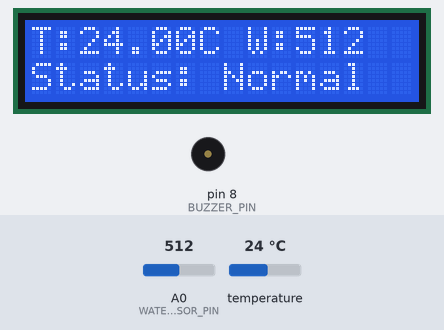
Bench run of a sketch on a simulated Arduino Uno, built with avr-gcc and run on an emulated ATmega328P. Parts: 16×2 character LCD, buzzer (waves = sounding). The test bench sets the inputs (shaded band); at power-on: temperature 24 °C, A0 (WATER_SENSOR_PIN) = 512. What the sketch prints to the serial monitor is not drawn.

Above: at 1.2 s.
1.3 s: temperature set to 29.6 °C
At 3.6 s:
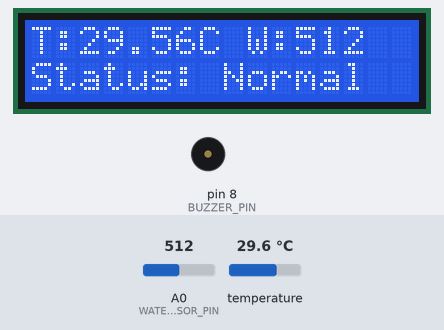
4.1 s: temperature set to 30.8 °C
At 5.9 s:
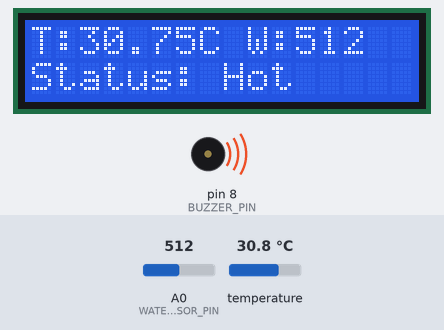
6.6 s: A0 (WATER_SENSOR_PIN) set to 716
At 9.2 s:
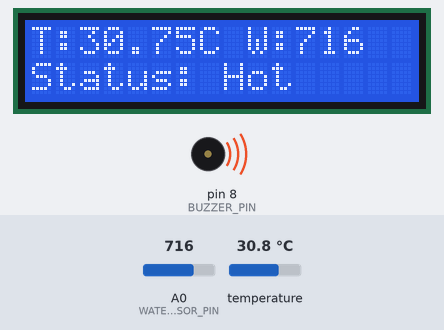
9.5 s: A0 (WATER_SENSOR_PIN) set to 900
At 10.5 s:
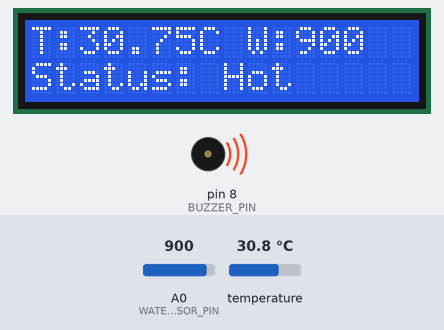
12.0 s: temperature set to 12 °C
At 14.0 s:
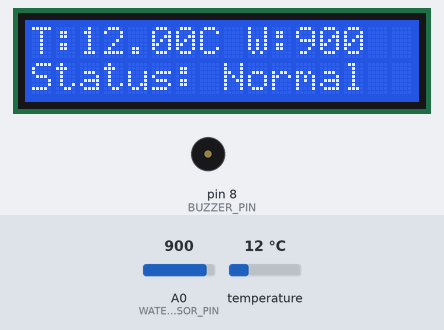
14.9 s: A0 (WATER_SENSOR_PIN) set to 1023
At 16.4 s:
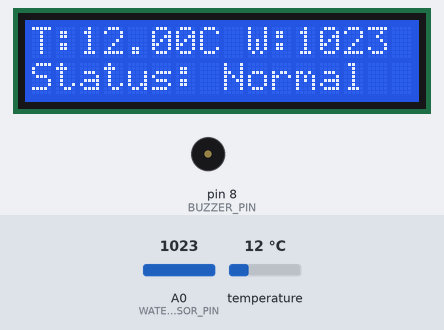
Timing chart, 0 to 17.9 s (numbered marks = the images above; inputs shaded):
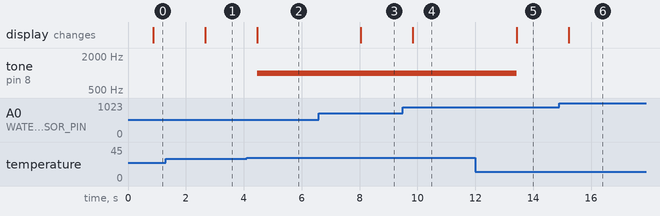

Measured:
- the behaviour switches between 29.9 and 30 °C on temperature (found by bisection; images 1 and 2)
- after the input at 1.3 s, the display: changes after 1.4 s (image 1)
- after the input at 4.1 s, tone on pin 8 (BUZZER_PIN): silent → 1000 Hz after 0.36 s; the display: changes after 0.36 s (image 2)
- after the input at 6.6 s, the display: changes after 1.4 s (image 3)
- after the input at 9.5 s, the display: changes after 0.34 s (image 4)
- after the input at 12.0 s, tone on pin 8 (BUZZER_PIN): 1000 Hz → silent after 1.4 s; the display: changes after 1.4 s (image 5)
- after the input at 14.9 s, the display: changes after 0.33 s (image 6)

The sketch:

elmaherns_copy_20251204132225.ino
```cpp
#include <Wire.h>
#include <LiquidCrystal_I2C.h>
#include <OneWire.h>
#include <DallasTemperature.h>

// DS18B20 setup
#define ONE_WIRE_BUS 2
OneWire oneWire(ONE_WIRE_BUS);
DallasTemperature sensors(&oneWire);

// LCD setup (address 0x27, 16x2)
LiquidCrystal_I2C lcd(0x27, 16, 2);

// Buzzer setup
#define BUZZER_PIN 8
#define TEMP_THRESHOLD 30

// Water level sensor pin
#define WATER_SENSOR_PIN A0

bool buzzerOn = false; // track buzzer state

void setup() {
  Serial.begin(9600);

  // Initialize DS18B20
  sensors.begin();

  // Initialize LCD
  lcd.init();
  lcd.backlight();

  // Initialize buzzer
  pinMode(BUZZER_PIN, OUTPUT);
  digitalWrite(BUZZER_PIN, LOW);

  // Water sensor pin
  pinMode(WATER_SENSOR_PIN, INPUT);
}

void loop() {
  // Read temperature
  sensors.requestTemperatures();
  float temperatureC = sensors.getTempCByIndex(0);

  // Read water level (0–1023)
  int waterValue = analogRead(WATER_SENSOR_PIN);

  // Show readings in Serial Monitor
  Serial.print("Temperature: ");
  Serial.print(temperatureC);
  Serial.print(" °C  | Water Level: ");
  Serial.println(waterValue);

  // ---- LCD DISPLAY ----

  // First row: Temperature + Water Level
  lcd.setCursor(0, 0);
  lcd.print("T:");
  lcd.print(temperatureC);
  lcd.print("C ");

  lcd.setCursor(9, 0);    // adjust to fit LCD
  lcd.print("W:");
  lcd.print(waterValue);

  // Second row: Status (Hot / Normal)
  lcd.setCursor(0, 1);
  if (temperatureC >= TEMP_THRESHOLD) {
    lcd.print("Status: Hot   ");
    if (!buzzerOn) {
      tone(BUZZER_PIN, 1000); // buzzer ON
      buzzerOn = true;
    }
  } else {
    lcd.print("Status: Normal");
    if (buzzerOn) {
      noTone(BUZZER_PIN); // buzzer OFF
      buzzerOn = false;
    }
  }

  delay(1000);
}
```
